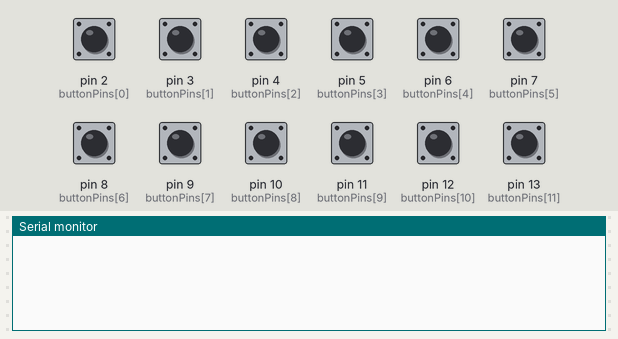
The sketch below on a simulated Arduino Uno, built with avr-gcc and run on an emulated ATmega328P. On the bench: the last lines printed to the serial monitor. The test bench sets the inputs (shaded band); at power-on: pin 2 (buttonPins[0]), pin 3 (buttonPins[1]), pin 4 (buttonPins[2]), pin 5 (buttonPins[3]), pin 6 (buttonPins[4]), pin 7 (buttonPins[5]), pin 8 (buttonPins[6]), pin 9 (buttonPins[7]), pin 10 (buttonPins[8]), pin 11 (buttonPins[9]), pin 12 (buttonPins[10]), pin 13 (buttonPins[11]) HIGH.

Above: at 1.2 s.
1.3 s: pin 2 (buttonPins[0]) pulled LOW for 0.15 s
At 2.4 s:
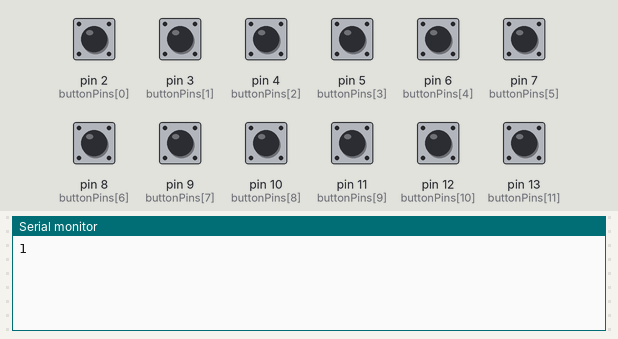
2.9 s: pin 3 (buttonPins[1]) pulled LOW for 0.15 s
At 3.6 s:
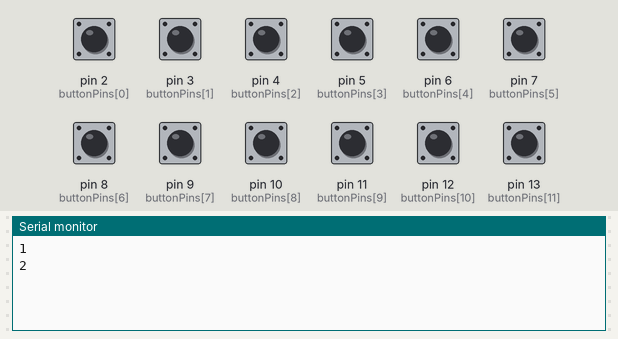
4.5 s: pin 4 (buttonPins[2]) pulled LOW for 0.15 s
At 5.8 s:
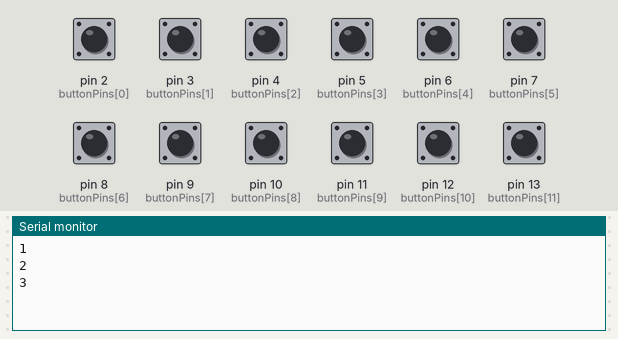
6.1 s: pin 5 (buttonPins[3]) pulled LOW for 0.15 s
At 7.2 s:
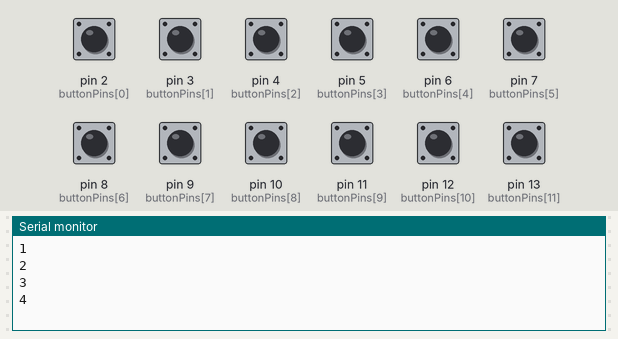
7.7 s: pin 6 (buttonPins[4]) pulled LOW for 0.15 s
At 8.4 s:
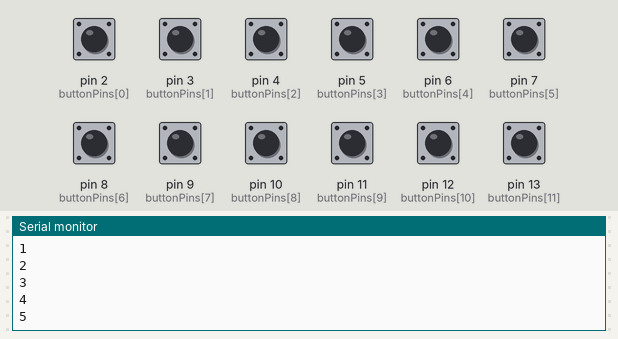
9.3 s: pin 7 (buttonPins[5]) pulled LOW for 0.15 s
At 10.9 s:
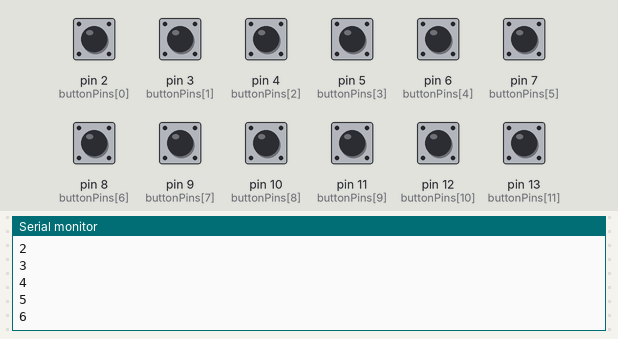
Timing chart, 0 to 11.9 s (numbered marks = the images above; inputs shaded):
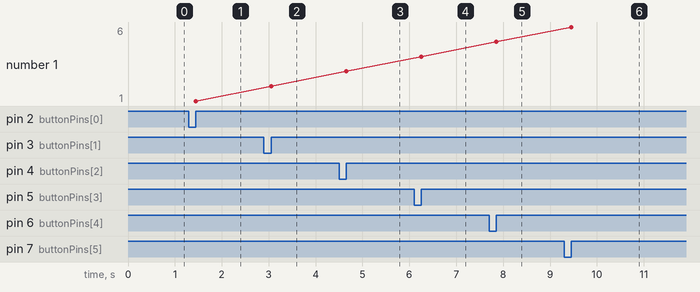

Measured:
- after the input at 1.3 s, the serial monitor: prints a new line after 0.15 s (image 1)
- after the input at 2.9 s, the serial monitor: prints a new line after 0.15 s (image 2)
- after the input at 4.5 s, the serial monitor: prints a new line after 0.15 s (image 3)
- after the input at 6.1 s, the serial monitor: prints a new line after 0.15 s (image 4)
- after the input at 7.7 s, the serial monitor: prints a new line after 0.15 s (image 5)
- after the input at 9.3 s, the serial monitor: prints a new line after 0.15 s (image 6)
- plotted number 1: 1 → 2 after the input at 2.9 s, 2 → 3 after the input at 4.5 s, 3 → 4 after the input at 6.1 s, 4 → 5 after the input at 7.7 s, 5 → 6 after the input at 9.3 s

The sketch:

button.ino
```cpp
const int buttonPins[12] = {2, 3, 4, 5, 6, 7, 8, 9, 10, 11, 12, 13};

void setup() {
  Serial.begin(9600);
  for (int i = 0; i < 12; i++) {
    pinMode(buttonPins[i], INPUT_PULLUP);
  }
}

void loop() {
  for (int i = 0; i < 12; i++) {
    if (digitalRead(buttonPins[i]) == LOW) {
      if (digitalRead(buttonPins[i]) == LOW) {
        while (digitalRead(buttonPins[i]) == LOW);
        Serial.println(i + 1); // 버튼 번호 (1~12) 전송
      }
    }
  }
}
```
